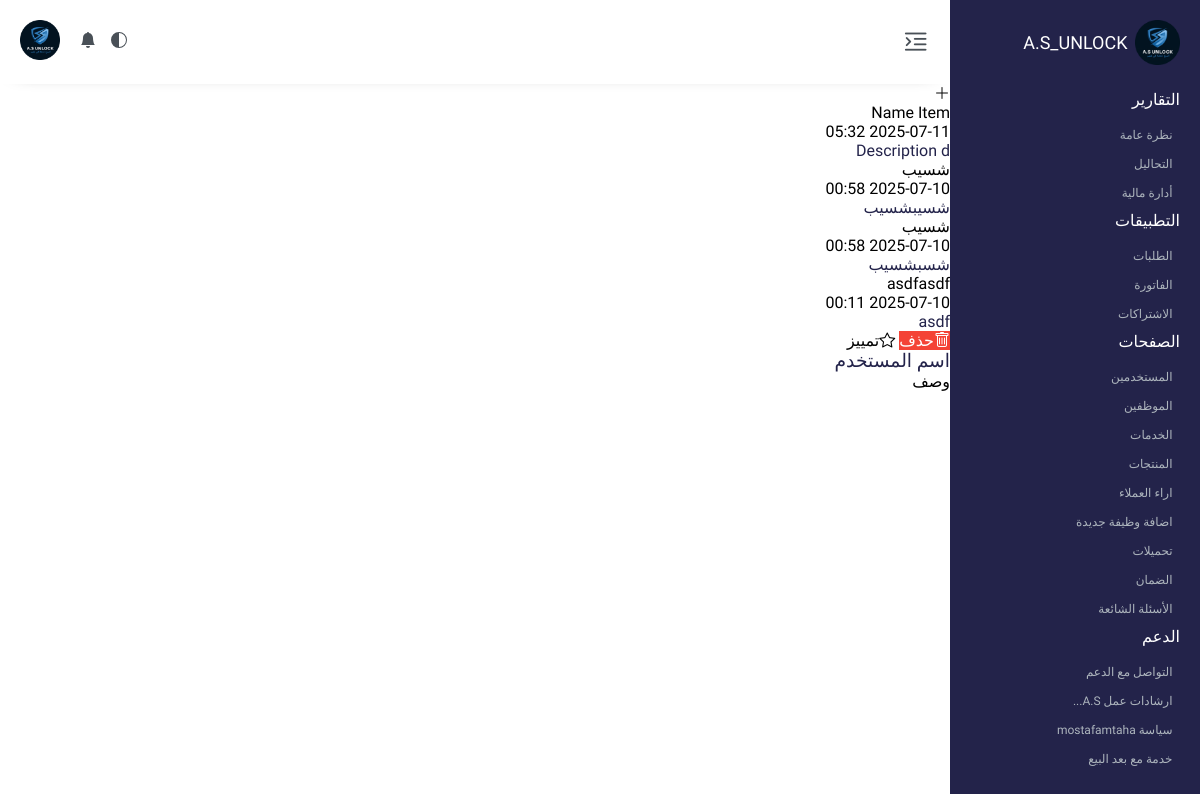
The page /admin/review-costm.php (signed in) on the database as committed earlier.
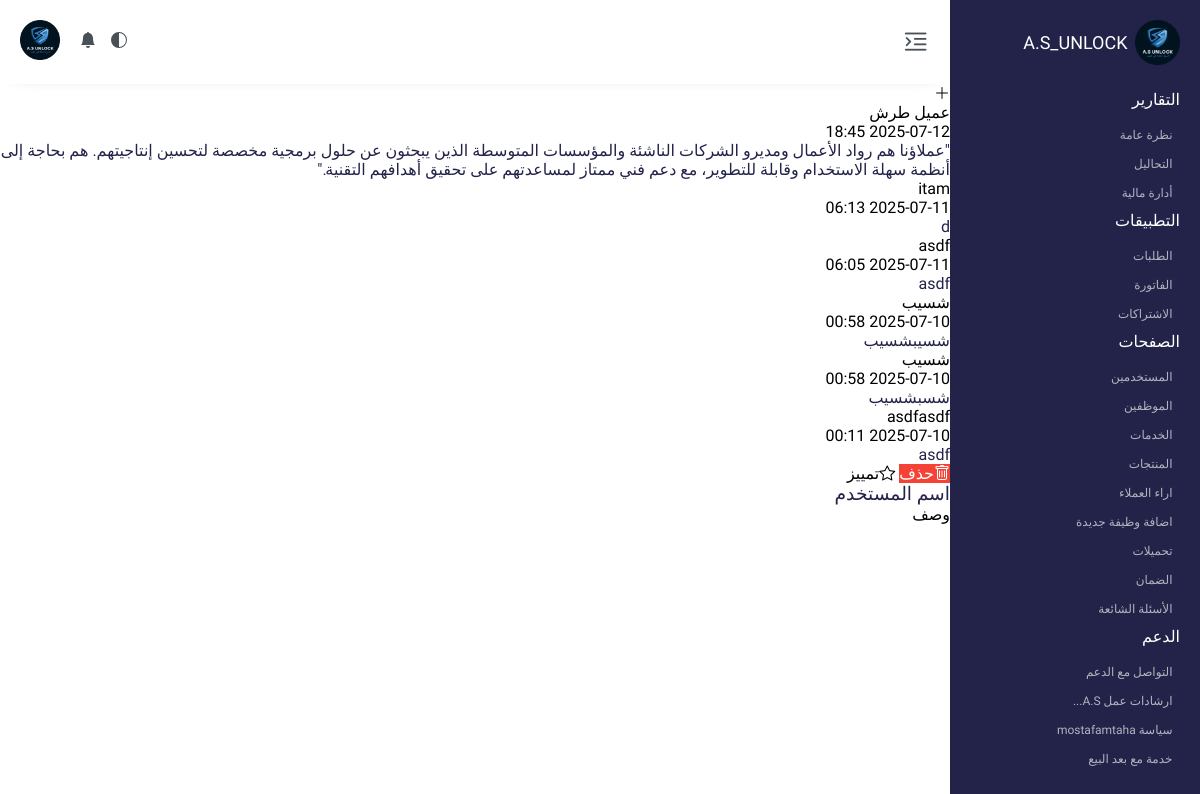
The same page on the database as committed later.
### tables this page shows
CREATE TABLE `items` (
  `id` int(11) NOT NULL,
  `name` varchar(255) NOT NULL,
  `description` text DEFAULT NULL,
  `image_path` varchar(255) DEFAULT NULL COMMENT 'مسار الصورة المحولة إلى WEBP',
  `audio_path` varchar(255) DEFAULT NULL COMMENT 'مسار الصوت (اختياري)',
  `created_at` timestamp NOT NULL DEFAULT current_timestamp(),
  `updated_at` timestamp NOT NULL DEFAULT current_timestamp() ON UPDATE current_timestamp(),
  `is_featured` tinyint(1) DEFAULT 0
);

### admin/review-costm.php (the view, shortened to what the changed rows need)
<!DOCTYPE html>
<html dir="rtl" lang="ar">
<head>
    <link rel="stylesheet" href="https://cdn.jsdelivr.net/npm/bootstrap-icons@1.13.1/font/bootstrap-icons.min.css">
    <link rel="stylesheet" href="../assets/css/dashboard.css">
    <link rel="stylesheet" href="../assets/css/review-costm.css">
    <link rel="stylesheet" href="../assets/css/dark-mode.css">
</head>
<body>
    <header class="header" id="mainHeader">
        <div class="logo"><img src="../assets/image/favicon.ico" alt="Not Found Logo" loading="lazy">
            <h1>A.S_UNLOCK</h1>
        </div>
    </header>
    <main class="main-content">
        <?php
        require_once '../includes/config.php';
        $stmt = $pdo->query("SELECT * FROM items ORDER BY created_at DESC");
        $items = $stmt->fetchAll(PDO::FETCH_ASSOC);
        ?>
        <section class="customer-opinions">
            <div class="contanier">
                <div class="inbox">
                    <div class="deep-sec">
                        <?php foreach ($items as $item): ?>
                        <div class="card-inbox"
                            data-id="<?php echo $item['id']; ?>"
                            data-name="<?php echo htmlspecialchars($item['name']); ?>"
                            data-description="<?php echo htmlspecialchars($item['description']); ?>"
                            data-image="<?php echo htmlspecialchars($item['image_path']); ?>"
                            data-created="<?php echo $item['created_at']; ?>"
                            data-featured="<?php echo $item['is_featured']; ?>">
                            <div class="div-inbox">
                                <div class="name"><?php echo htmlspecialchars($item['name']); ?></div>
                                <span>
                                    <?php
                                    $date = new DateTime($item['created_at']);
                                    echo $date->format('Y-m-d H:i');
                                    ?>
                                </span>
                            </div>
                            <div class="dis"><p><?php echo htmlspecialchars($item['description']); ?></p></div>
                        </div>
                        <?php endforeach; ?>
                    </div>
                </div>
            </div>
        </section>
    </main>
</body>
</html>

Rows that differ between the two databases and show on the page:
removed items: name "Name Item", created_at "2025-07-11 05:32", description "Description d"
added items: name "عميل طرش", created_at "2025-07-12 18:45", description "\"عملاؤنا هم رواد الأعمال ومديرو الشركات الناشئة والمؤسسات المتوسطة الذين يبحثون عن حلول برمجية مخصصة لتحسين إنتاجيتهم. هم بحاجة إلى أنظمة سهلة الاستخدام وقابلة للتطوير، مع دعم فني ممتاز لمساعدتهم على تحقيق أهدافهم التقنية.\""
added items: name "itam", created_at "2025-07-11 06:13", description "d"
added items: name "asdf", created_at "2025-07-11 06:05", description "asdf"
